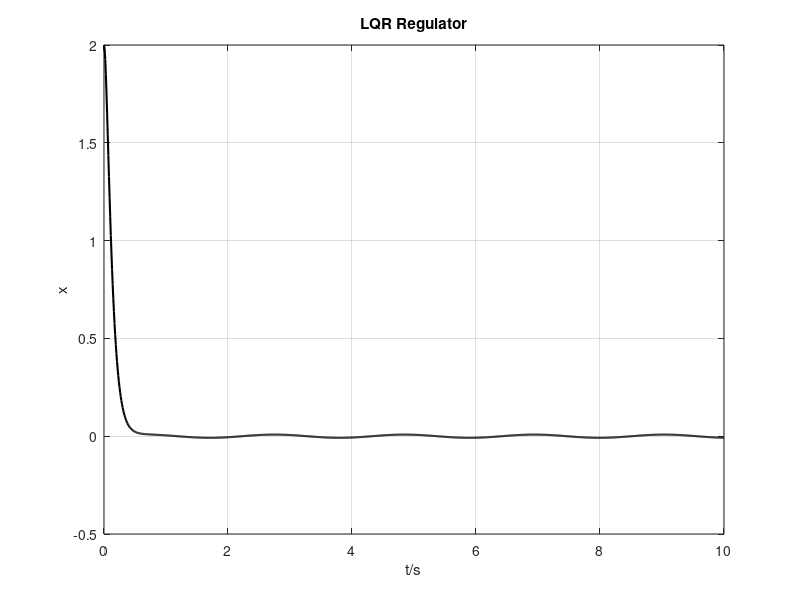

Recreate this plot in MATLAB.
%% Design Regulator Using LQR at Command Line
% Plant: x''=3x-2u+d(t), d(t)=2sin(3t), d(t) is a unknown disturbance.
% Desired Signal: xr=0
% Control Objective: x(t)->0
% Initial Condition: x(0)=2

% Designed by Chiled_JiuAn.

%% simulation environment initialization
clc; close all; clear;

%% create state space plant model
A = [0 1;
     3 0];
B = [0;
     -2];
C = [1 0;
     0 0];
D = 0;

plant = ss(A,B,C,D);

Ts = 0.01; % sampling time
simTime = 10; % simulation time
N = simTime/Ts;

plant_d = c2d(plant,Ts); % discretization

%% initial states
xr = zeros(1,N+1); % reference
x = zeros(2,N+1); % system states
u = zeros(1,N+1); % controller output
y = zeros(2,N); % system output
t = zeros(1,N+1); % clock
d = zeros(1,N+1); % disturbance

x(:,1) = [2 0]'; % define initial conditions

%% design LQR Regulator
% weight matrix
Q = [100 0
     0   1];
R = 0.01;
K = lqr(A,B,Q,R);
disp('--------------------------');
fprintf('k1 = %.2f   ',K(1));
fprintf('k2 = %.2f \n',K(2));
disp('--------------------------');

%% iterate through each time step
disp('Start simulation...');

for i = 1:N
    t(1,i+1) = i*Ts; 
    u(1,i) = -K*x(:,i); % state feedback
    d(1,i+1) = 2*sin(3*t(1,i+1));
    E = [0;d(1,i+1)*Ts];
    x(:,i+1) = plant_d.A * x(:,i) + plant_d.B * u(1,i) + E;
    y(:,i) = plant_d.C * x(:,i);
end

%% plot figures
disp('Drawing...');

figure('Color','white')
plot(t,x(1,:),'k','linewidth',1.5); grid on;
title('LQR Regulator');
xlabel('t/s'); ylabel('x')

disp('End of the simulation.');

% Reference
% [1] https://zhuanlan.zhihu.com/p/58134063